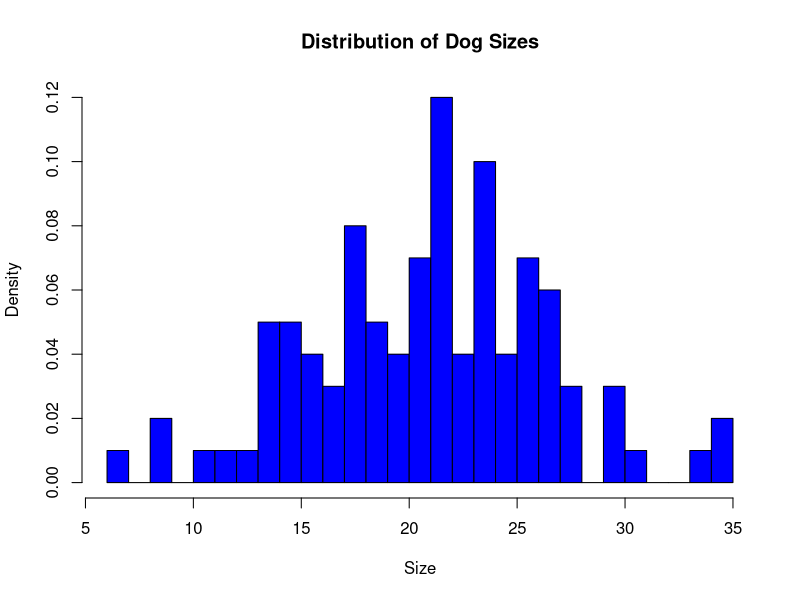
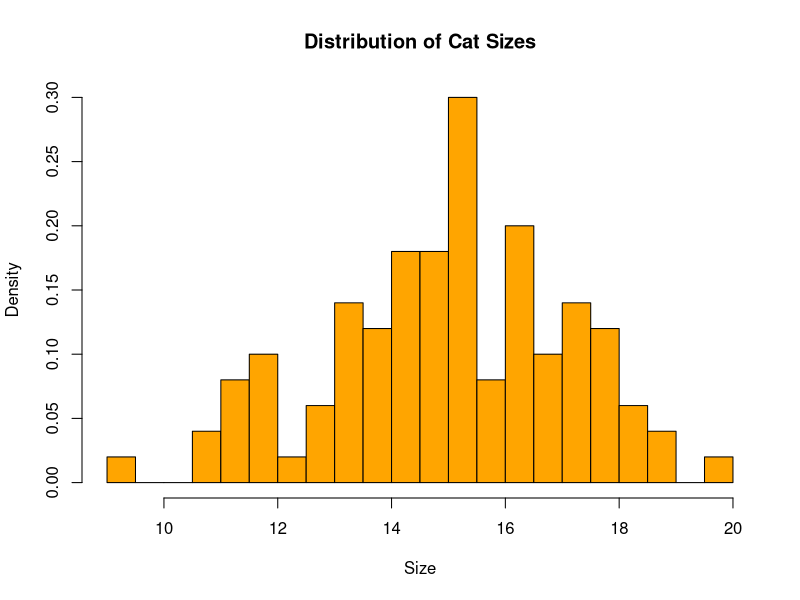
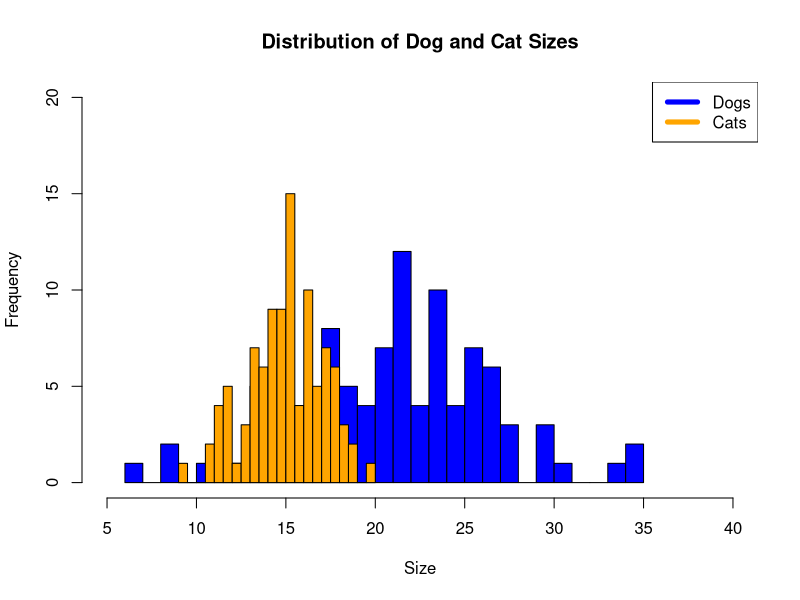

Here is the R script that generated these plots, in order:
## ---- chunk 1
knitr::opts_chunk$set(echo = TRUE)
knitr::opts_chunk$set(warning = FALSE, message = FALSE) 
## ---- chunk 2
# Installing and loading libraries 
library(tidyverse)
library(dplyr)
library(ggplot2)
## ---- chunk 3
#nothing is ever truly random when "randomly" generated on a computer - always pseudo random
#set.seed(124) #can be used to get the same "random" sample consistently 
dog_mu = 20
dog_sigma = 5
dog_sample = rnorm(100,dog_mu,dog_sigma)
cat_mu = 15
cat_sigma = 2
cat_sample = rnorm(100,cat_mu,cat_sigma)

#random R tip #1: to view any variable, highlight it and Cmd+enter/Ctrl+enter 

#summarizing our data  
dog_mean <- mean(dog_sample)
dog_sd <- sd(dog_sample)

cat_mean <- mean(cat_sample)
cat_sd <- sd(cat_sample)
## ---- chunk 4
#visualizing data 
hist_dog <- hist(dog_sample,
main="Distribution of Dog Sizes",
xlab="Size",
col="blue",
alpha = 0.6, 
freq=FALSE,
breaks = 20
)
hist_cat <- hist(cat_sample,
main="Distribution of Cat Sizes",
xlab="Size",
col="orange",
alpha = 0.4, 
freq=FALSE,
breaks = 20
)

#in the same plot 
plot(hist_dog, xlim = c(5, 40), ylim = c(0,20), col = "blue", main = "Distribution of Dog and Cat Sizes", xlab = "Size") + plot(hist_cat, add = TRUE, col = "orange")
legend("topright", c("Dogs", "Cats"), col=c("blue", "Orange"), lwd=5)

#try other ways to visualize the data here 

## ---- chunk 5
# Calculate mean and std
## ---- chunk 6
# Run the Shapiro-Wilk test for normality here 
## ---- chunk 7

## ---- chunk 8
#The Independent two sample t-test 
t.test(dog_sample,cat_sample,var.equal = TRUE)

#The Welch's t-test
t.test(dog_sample,cat_sample,var.equal = FALSE)
## ---- chunk 9
#t-test
